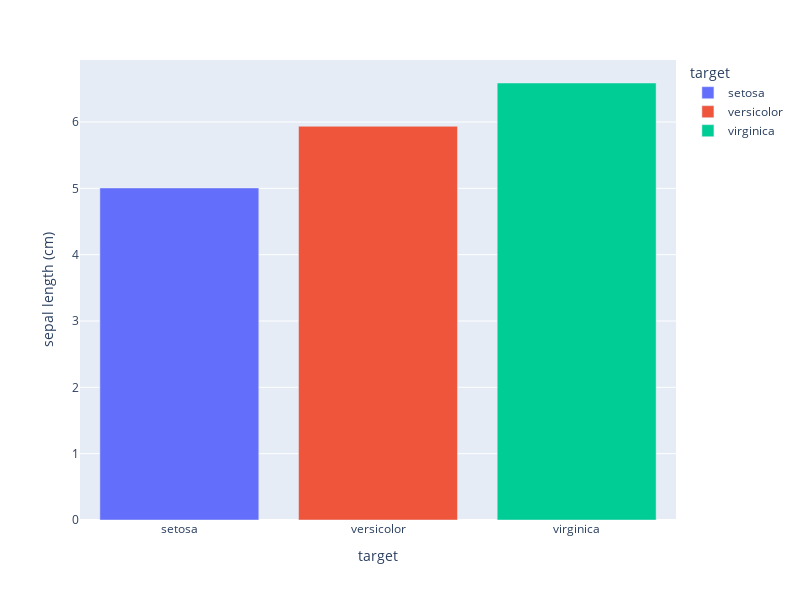

Notebook cell for this chart:
### Code cell
# make aggregation for plot
df_agg = df.groupby("target").mean()

# make bar chart
line_fig = px.bar(df_agg, y="sepal length (cm)", color=df_agg.index)

# change the height and width of figure
line_fig = line_fig.update_layout(width=800, height=600)

# plot in offline mode
pyo.iplot(line_fig)

### Figure 1 — Plotly figure (JSON) as saved in the notebook; plotly's stock layout.template omitted (floating-point values rounded to 4 significant figures)
{"data": [{"alignmentgroup": "True", "hovertemplate": "target=%{x}<br>sepal length (cm)=%{y}<extra></extra>", "legendgroup": "setosa", "marker": {"color": "#636efa", "pattern": {"shape": ""}}, "name": "setosa", "offsetgroup": "setosa", "orientation": "v", "showlegend": true, "textposition": "auto", "type": "bar", "x": ["setosa"], "xaxis": "x", "y": [5.006], "yaxis": "y"}, {"alignmentgroup": "True", "hovertemplate": "target=%{x}<br>sepal length (cm)=%{y}<extra></extra>", "legendgroup": "versicolor", "marker": {"color": "#EF553B", "pattern": {"shape": ""}}, "name": "versicolor", "offsetgroup": "versicolor", "orientation": "v", "showlegend": true, "textposition": "auto", "type": "bar", "x": ["versicolor"], "xaxis": "x", "y": [5.936], "yaxis": "y"}, {"alignmentgroup": "True", "hovertemplate": "target=%{x}<br>sepal length (cm)=%{y}<extra></extra>", "legendgroup": "virginica", "marker": {"color": "#00cc96", "pattern": {"shape": ""}}, "name": "virginica", "offsetgroup": "virginica", "orientation": "v", "showlegend": true, "textposition": "auto", "type": "bar", "x": ["virginica"], "xaxis": "x", "y": [6.588], "yaxis": "y"}], "layout": {"barmode": "relative", "height": 600, "legend": {"title": {"text": "target"}, "tracegroupgap": 0}, "margin": {"t": 60}, "width": 800, "xaxis": {"anchor": "y", "categoryarray": ["setosa", "versicolor", "virginica"], "categoryorder": "array", "domain": [0, 1], "title": {"text": "target"}}, "yaxis": {"anchor": "x", "domain": [0, 1], "title": {"text": "sepal length (cm)"}}}}
